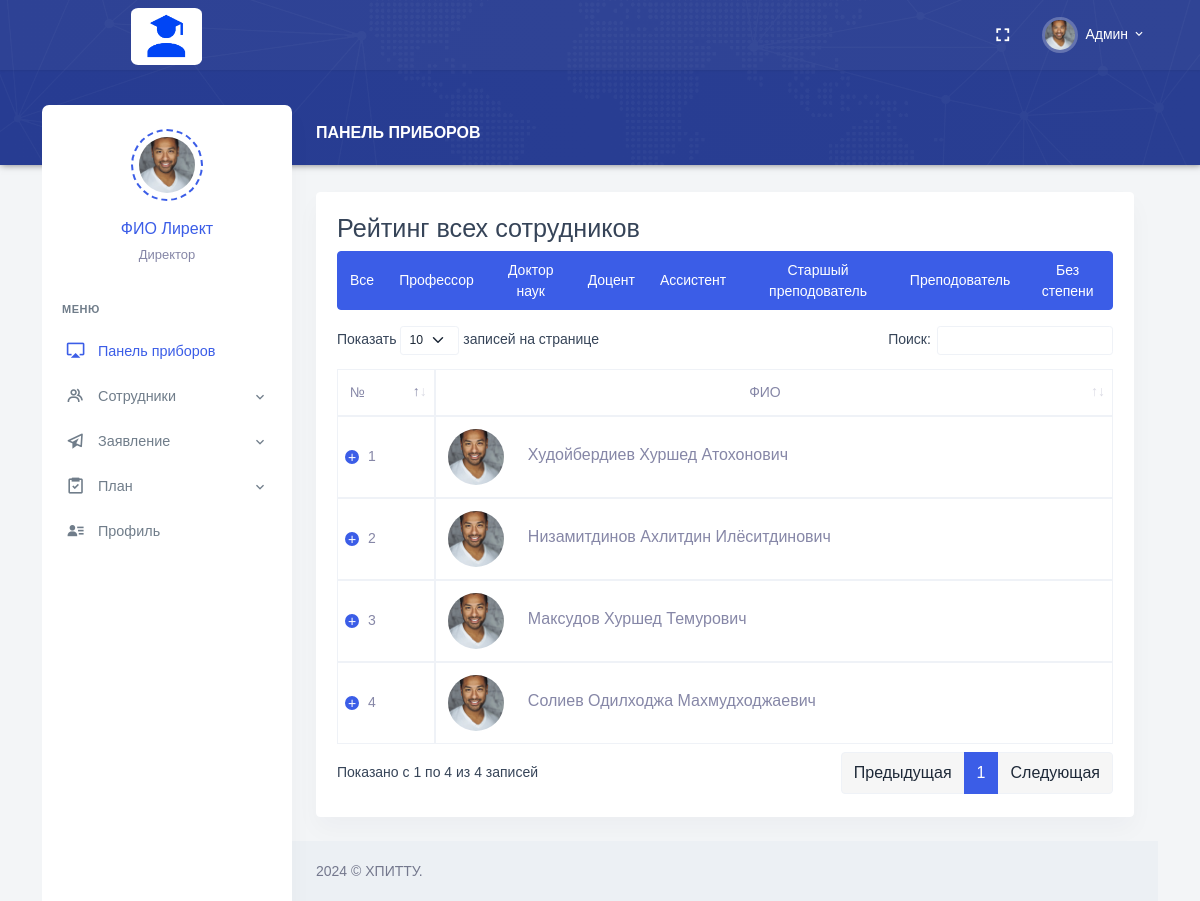
/Role/Director/index.php, run on the app's committed database.
### tables this page shows
CREATE TABLE `ratings` (
  `Rating_Id` int NOT NULL,
  `Employee_Id` int DEFAULT NULL,
  `Credit_Done` int DEFAULT NULL,
  `Credit_Full` int DEFAULT NULL,
  `Rating` decimal(3,2) DEFAULT NULL,
  PRIMARY KEY (`Rating_Id`),
  KEY `Employee_Id` (`Employee_Id`),
  CONSTRAINT `ratings_ibfk_1` FOREIGN KEY (`Employee_Id`) REFERENCES `employees` (`Employee_Id`) ON DELETE CASCADE ON UPDATE CASCADE
);

CREATE TABLE `employees` (
  `Employee_Id` int NOT NULL AUTO_INCREMENT,
  `Full_Name` varchar(255) DEFAULT NULL,
  `Date_of_Birth` date DEFAULT NULL,
  `Place_of_Birth` varchar(255) DEFAULT NULL,
  `Position_Id` int DEFAULT NULL,
  `Degree_Id` int DEFAULT NULL,
  `Faculty_Id` int DEFAULT NULL,
  `Department_Id` int DEFAULT NULL,
  `User_Role_Id` int DEFAULT NULL,
  `Email` varchar(255) DEFAULT NULL,
  `Phone_Number` varchar(20) DEFAULT NULL,
  `Employee_Number` varchar(20) DEFAULT NULL,
  `Date_Added` date DEFAULT NULL,
  `Path_Photo` varchar(255) DEFAULT NULL,
  `Username` varchar(255) DEFAULT NULL,
  `Password` varchar(255) DEFAULT NULL,
  PRIMARY KEY (`Employee_Id`),
  KEY `Degree_Id` (`Degree_Id`),
  KEY `Faculty_Id` (`Faculty_Id`),
  KEY `Department_Id` (`Department_Id`),
  KEY `User_Role_Id` (`User_Role_Id`),
  KEY `employees_ibfk_1` (`Position_Id`),
  CONSTRAINT `employees_ibfk_1` FOREIGN KEY (`Position_Id`) REFERENCES `positions` (`Position_Id`) ON DELETE CASCADE ON UPDATE CASCADE,
  CONSTRAINT `employees_ibfk_2` FOREIGN KEY (`Degree_Id`) REFERENCES `degrees` (`Degree_Id`) ON DELETE CASCADE ON UPDATE CASCADE,
  CONSTRAINT `employees_ibfk_3` FOREIGN KEY (`Faculty_Id`) REFERENCES `faculties` (`Faculty_Id`) ON DELETE CASCADE ON UPDATE CASCADE,
  CONSTRAINT `employees_ibfk_4` FOREIGN KEY (`Department_Id`) REFERENCES `departments` (`Department_Id`) ON DELETE CASCADE ON UPDATE CASCADE,
  CONSTRAINT `employees_ibfk_5` FOREIGN KEY (`User_Role_Id`) REFERENCES `user_roles` (`User_Role_Id`) ON DELETE CASCADE ON UPDATE CASCADE
);

### Role/Director/index.php (the view, shortened to what this page needs)
<?php
require_once "header.php";
?>
<div class="main-content">
    <div class="page-content">
        <div class="row">
            <div class="col-12">
                <div class="page-title-box d-flex align-items-center justify-content-between">
                    <h4 class="page-title mb-0 font-size-18">Панель приборов</h4>
                </div>
            </div>
        </div>
        <div class="row">
            <div class="col-lg-12">
                <div class="card">
                    <div class="card-body">
                        <div class="table-responsive">
                            <h3>Рейтинг всех сотрудников</h3>
                            <div class="btn-group mb-3 d-flex justify-content-end">
                                <button type="button" class="btn btn-primary filterBtn" data-filter="all">Все</button>
                                <button type="button" class="btn btn-primary filterBtn"
                                    data-filter="Преподаватели">Профессор</button>
                                <button type="button" class="btn btn-primary filterBtn" data-filter="Доктор наук">Доктор
                                    наук</button>
                                <button type="button" class="btn btn-primary filterBtn"
                                    data-filter="Доценты">Доцент</button>
                                <button type="button" class="btn btn-primary filterBtn"
                                    data-filter="Ассистент">Ассистент</button>
                                <button type="button" class="btn btn-primary filterBtn"
                                    data-filter="Старшый преподователь">Старшый преподователь</button>
                                <button type="button" class="btn btn-primary filterBtn"
                                    data-filter="Старший преподователь">Преподователь</button>
                                <button type="button" class="btn btn-primary filterBtn" data-filter="Без степени">Без
                                    степени</button>
                            </div>
                            <div class="table-responsive">
                                <table id="datatable" class="table table-bordered dt-responsive nowrap"
                                    style="border-collapse: collapse; border-spacing: 0; width: 100%;">
                                    <thead>
                                        <tr>
                                            <th>№</th>
                                            <th class="text-center">ФИО</th>
                                        </tr>
                                    </thead>
                                    <tbody>
                                        <?php
                                          require_once "conn.php";
                                                $sql = "select r.Rating_Id as Id, IFNULL(e.Path_Photo, '') as Path, e.Full_Name as FullName,pos.Position_Name as Position,CONCAT(r.Credit_Done, '/', r.Credit_Full) as Credit,r.Rating from ratings r
                                                left join employees e on r.Employee_Id = e.Employee_Id
                                                left join positions pos on e.Employee_Id = pos.Position_Id
                                                order by Rating desc";
                                                $result = $conn->query($sql);
                                                $count =0;
                                                if ($result->num_rows > 0) {
                                                    while ($row = $result->fetch_assoc()) {
                                                        $count++;
                                                        if ($row["Path"] == "") {
                                                            $row["Path"]= "user.jpg";
                                                        }
                                                        echo "<tr>".
                                                            "   <td class='align-middle'>".$count."</td>".
                                                            "   <td class='align-middle'>".
                                                            "   <div class='d-flex align-items-center'>".
                                                            "       <div class='me-4'> ".
                                                            "           <img src='Photo/".$row["Path"]."' alt='' class='avatar-sm rounded-circle'>".
                                                            "       </div>".
                                                            "       <div>".
                                                            "           <h5 class='font-size-16 mb-1'>".$row["FullName"]."</h5>".
                                                            "       </div>".
                                                            "   </div>".
                                                            "    </td>".
                                                            "   <td class='align-middle'>".$row["Position"]."</td>".
                                                            "   <td class='align-middle'>".$row["Credit"]."</td>".
                                                            "   <td class='align-middle'>".$row["Rating"]."</td>".
                                                            "</tr>";
                                                    }
                                                }
                                            ?>
                                    </tbody>
                                </table>
                            </div>
                        </div>
                    </div>
                </div>
            </div>
            <?php
require_once "footer.php";
?>

### data on the page
ratings: Employee_Id.Full_Name "Худойбердиев Хуршед Атохонович"
ratings: Employee_Id.Full_Name "Низамитдинов Ахлитдин Илёситдинович"
ratings: Employee_Id.Full_Name "Максудов Хуршед Темурович"
ratings: Employee_Id.Full_Name "Солиев Одилходжа Махмудходжаевич"
